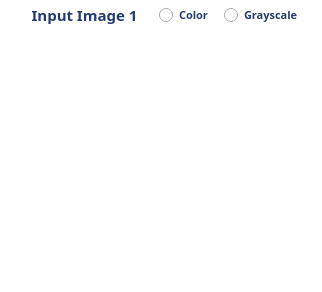
             <widget class="QGroupBox" name="groupBox_2">
              <property name="styleSheet">
               <string notr="true">background-color: rgba(255, 255, 255, 0);
border: none;</string>
              </property>
              <property name="title">
               <string/>
              </property>
              <layout class="QGridLayout" name="gridLayout_25">
               <property name="topMargin">
                <number>0</number>
               </property>
               <item row="0" column="0">
                <layout class="QGridLayout" name="gridLayout_10" rowstretch="0,1">
                 <property name="verticalSpacing">
                  <number>1</number>
                 </property>
                 <item row="1" column="0">
                  <widget class="ImageView" name="widget_hybrid_img1" native="true">
                   <property name="minimumSize">
                    <size>
                     <width>300</width>
                     <height>250</height>
                    </size>
                   </property>
                   <property name="maximumSize">
                    <size>
                     <width>900</width>
                     <height>16777215</height>
                    </size>
                   </property>
                   <property name="cursor">
                    <cursorShape>PointingHandCursor</cursorShape>
                   </property>
                   <property name="toolTip">
                    <string>Double-click to add an image</string>
                   </property>
                   <property name="styleSheet">
                    <string notr="true">border: 2px solid white;
border-radius: 10px;
color: white;
background-color: rgba(255, 255, 255, 0);</string>
                   </property>
                  </widget>
                 </item>
                 <item row="0" column="0">
                  <layout class="QGridLayout" name="gridLayout_70" columnstretch="1,0">
                   <property name="horizontalSpacing">
                    <number>0</number>
                   </property>
                   <item row="0" column="1">
                    <layout class="QGridLayout" name="gridLayout_71">
                     <property name="horizontalSpacing">
                      <number>0</number>
                     </property>
                     <item row="0" column="0">
                      <widget class="QRadioButton" name="radioButton_hybrid_img1_color">
                       <property name="sizePolicy">
                        <sizepolicy hsizetype="Fixed" vsizetype="Fixed">
                         <horstretch>0</horstretch>
                         <verstretch>0</verstretch>
                        </sizepolicy>
                       </property>
                       <property name="minimumSize">
                        <size>
                         <width>65</width>
                         <height>30</height>
                        </size>
                       </property>
                       <property name="font">
                        <font>
                         <family>Yu Gothic UI Semibold</family>
                         <pointsize>8</pointsize>
                         <weight>75</weight>
                         <bold>true</bold>
                        </font>
                       </property>
                       <property name="cursor">
                        <cursorShape>PointingHandCursor</cursorShape>
                       </property>
                       <property name="styleSheet">
                        <string notr="true">color: rgb(37, 60, 111);
background-color: white;
border: 1px solid white;</string>
                       </property>
                       <property name="text">
                        <string>Color</string>
                       </property>
                      </widget>
                     </item>
                     <item row="0" column="1">
                      <widget class="QRadioButton" name="radioButton_hybrid_img1_grayscale">
                       <property name="sizePolicy">
                        <sizepolicy hsizetype="Fixed" vsizetype="Fixed">
                         <horstretch>0</horstretch>
                         <verstretch>0</verstretch>
                        </sizepolicy>
                       </property>
                       <property name="minimumSize">
                        <size>
                         <width>88</width>
                         <height>30</height>
                        </size>
                       </property>
                       <property name="font">
                        <font>
                         <family>Yu Gothic UI Semibold</family>
                         <pointsize>8</pointsize>
                         <weight>75</weight>
                         <bold>true</bold>
                        </font>
                       </property>
                       <property name="cursor">
                        <cursorShape>PointingHandCursor</cursorShape>
                       </property>
                       <property name="styleSheet">
                        <string notr="true">color: rgb(37, 60, 111);
background-color: white;
border: 1px solid white;
border-top-right-radius: 13px;
border-bottom-right-radius: 13px;
padding-right: 2px;
</string>
                       </property>
                       <property name="text">
                        <string>Grayscale</string>
                       </property>
                      </widget>
                     </item>
                    </layout>
                   </item>
                   <item row="0" column="0">
                    <widget class="QLabel" name="label_28">
                     <property name="sizePolicy">
                      <sizepolicy hsizetype="Preferred" vsizetype="Fixed">
                       <horstretch>0</horstretch>
                       <verstretch>0</verstretch>
                      </sizepolicy>
                     </property>
                     <property name="minimumSize">
                      <size>
                       <width>147</width>
                       <height>30</height>
                      </size>
                     </property>
                     <property name="maximumSize">
                      <size>
                       <width>747</width>
                       <height>16777215</height>
                      </size>
                     </property>
                     <property name="font">
                      <font>
                       <family>Yu Gothic</family>
                       <pointsize>11</pointsize>
                       <weight>75</weight>
                       <bold>true</bold>
                      </font>
                     </property>
                     <property name="styleSheet">
                      <string notr="true">color: rgb(37, 60, 111);
background-color: white;
border: 1px solid white;
border-top-left-radius: 13px;
border-bottom-left-radius: 13px;</string>
                     </property>
                     <property name="text">
                      <string>Input Image 1</string>
                     </property>
                     <property name="alignment">
                      <set>Qt::AlignCenter</set>
                     </property>
                     <property name="wordWrap">
                      <bool>false</bool>
                     </property>
                    </widget>
                   </item>
                  </layout>
                 </item>
                </layout>
               </item>
              </layout>
             </widget>
